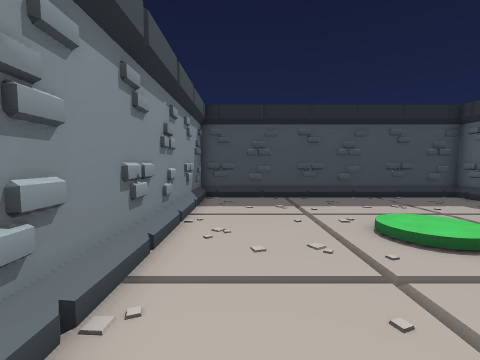
View 1 (above)

16 first-person views from a walk through a level from a Godot 3-D game. The camera is 1.5 m above the floor, tilts 4° down and sees 90° across. The floor is counted in squares, 1 m on a side. Each view is taken from the middle of a square. On the plan, view 1 faces up. The plan holds only what a view shows up to about 13 squares ahead; the rest is blank. The place goes on beyond the plan. Characters and animated objects are not drawn.

View 2
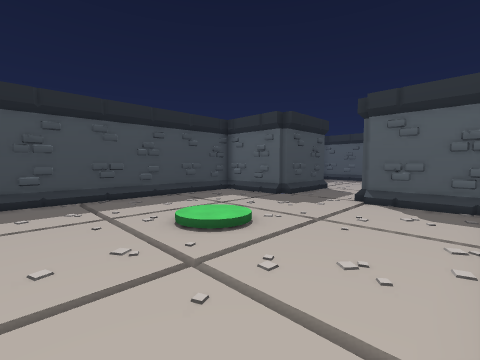

View 3
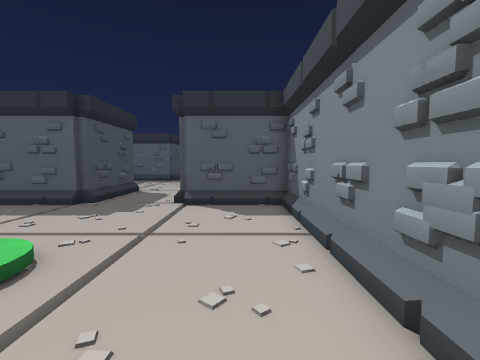

View 4
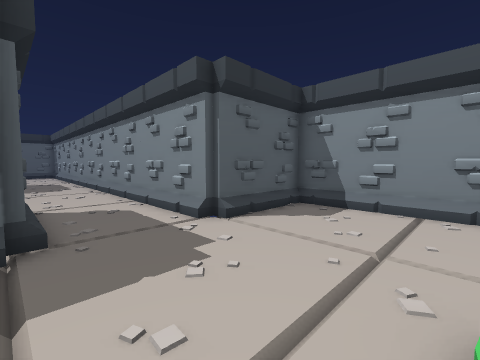

View 5
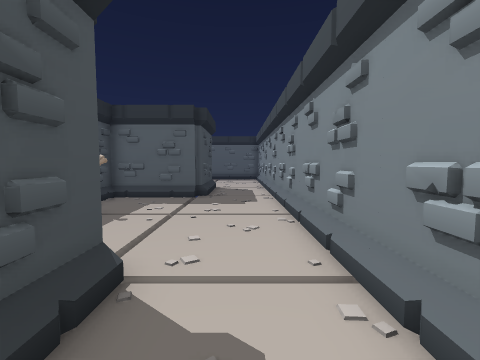

View 6
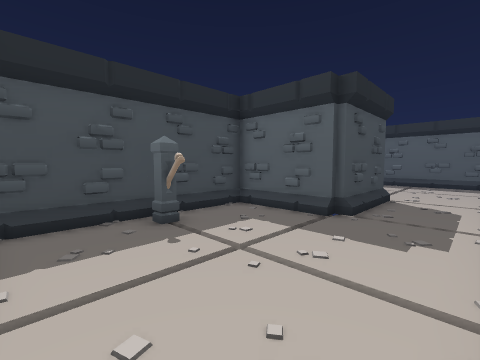

View 7
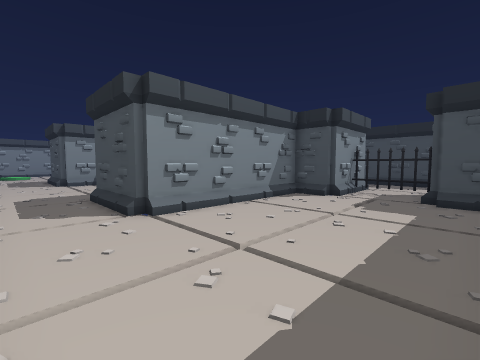

View 8
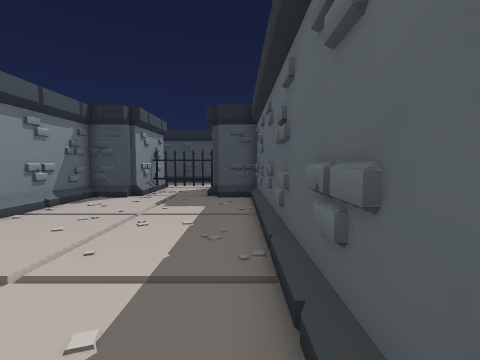

View 9
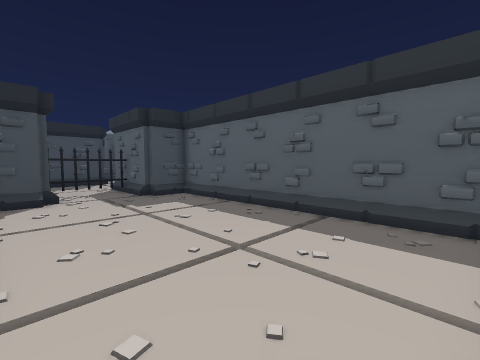

View 10
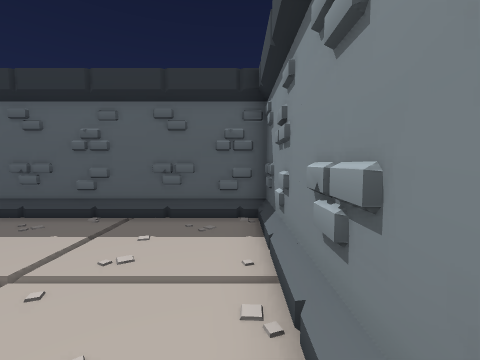

View 11
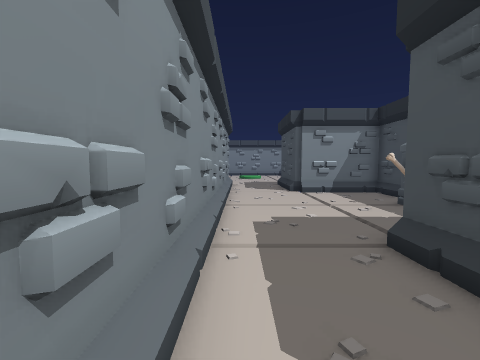

View 12
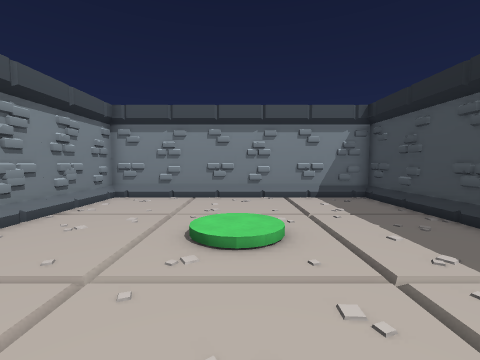

View 13
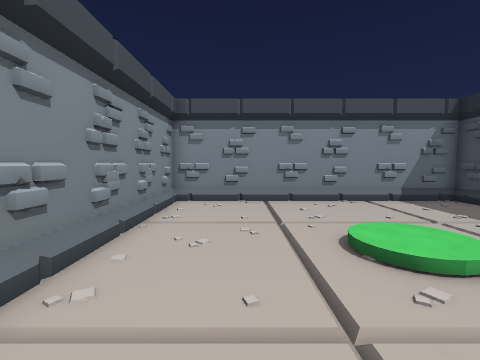

View 14
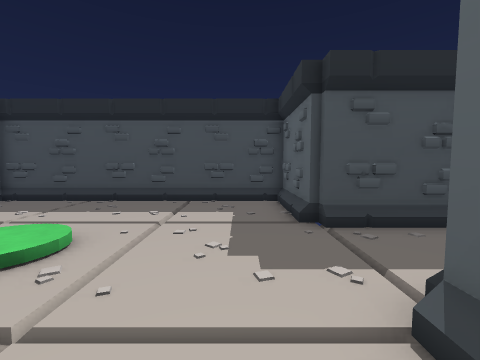

View 15
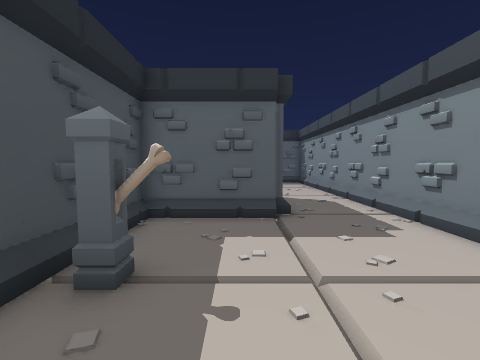

View 16
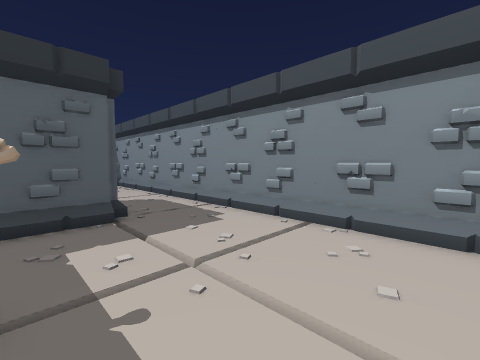

### Floor plan
Points are (right, up) in squares from view 1. A wall is a line through its corners. A room is listed if a view was taken in it or the views show most of it. See-through windows are left out.
Room 1 (views 1, 2, 3, 4, 5, 6, 7, 8, 9, 10, 11, 12, 13, 14, 15, 16)
walls: (14, 7.1) (14, 6.7) (10, 6.7) (10, 7) (9.5, 7); (21.7, 7) (21.7, 10.7) (14.3, 10.7) (14.3, 7); (9.8, 6.7) (9.8, 10.7) (-1.7, 10.7) (-1.7, -0.8) (9.8, -0.8) (9.8, 3.2); (23.3, 7) (23, 6.6); (9.5, 3.2) (33.8, 3.2) (33.8, 14.8) (31.8, 14.8) (31.8, 17.5); (9.5, 3) (10, 3) (10, 3.5); (26, 7.1) (26, 6.7) (22, 6.7) (22, 7) (21.5, 7); (28, 15.1) (28, 14.6); (28.3, 17.5) (28.3, 14.8) (26.3, 14.8) (26.3, 7); (32, 14.5) (32, 15) (31.5, 15); (31, 17.2) (30.5, 16.9); (31.8, 17.1) (28.3, 17.1)
low walls: (15, 3.5) (22.4, 3.5); (12.5, 3.5) (14.4, 3.5); (21.5, 7) (21.5, 7.9); (21.5, 8) (21.5, 9.4); (11.5, 3.5) (12.4, 3.5); (9.5, 2.1) (9.5, 3.2); (23.5, 3.5) (24.4, 3.5); (9.5, 0) (9.5, 1.9); (25.5, 3.5) (26.4, 3.5); (28.5, 3.5) (29, 3.5); (5, -0.5) (8.9, -0.5); (29.5, 3.5) (30.4, 3.5); (2.5, -0.5) (4.4, -0.5); (33.5, 4) (33.5, 9.4); (33.5, 10.5) (33.5, 11.4)
objects: bones (18, 9)

Where each view was taken, in squares from view 1:
view 1: 0 up, 0 right, facing up
view 2: 0 up, 0 right, facing up-right
view 3: 1 up, 1 right, facing right
view 4: 7 up, 5 right, facing down-right
view 5: 5 up, 11 right, facing right
view 6: 4 up, 15 right, facing up-right
view 7: 4 up, 33 right, facing up-left
view 8: 4 up, 33 right, facing up
view 9: 4 up, 27 right, facing up-right
view 10: 4 up, 27 right, facing right
view 11: 4 up, 26 right, facing left
view 12: 5 up, 9 right, facing left
view 13: 2 up, 8 right, facing left
view 14: 1 up, 8 right, facing up
view 15: 8 up, 15 right, facing right
view 16: 9 up, 15 right, facing down-right
